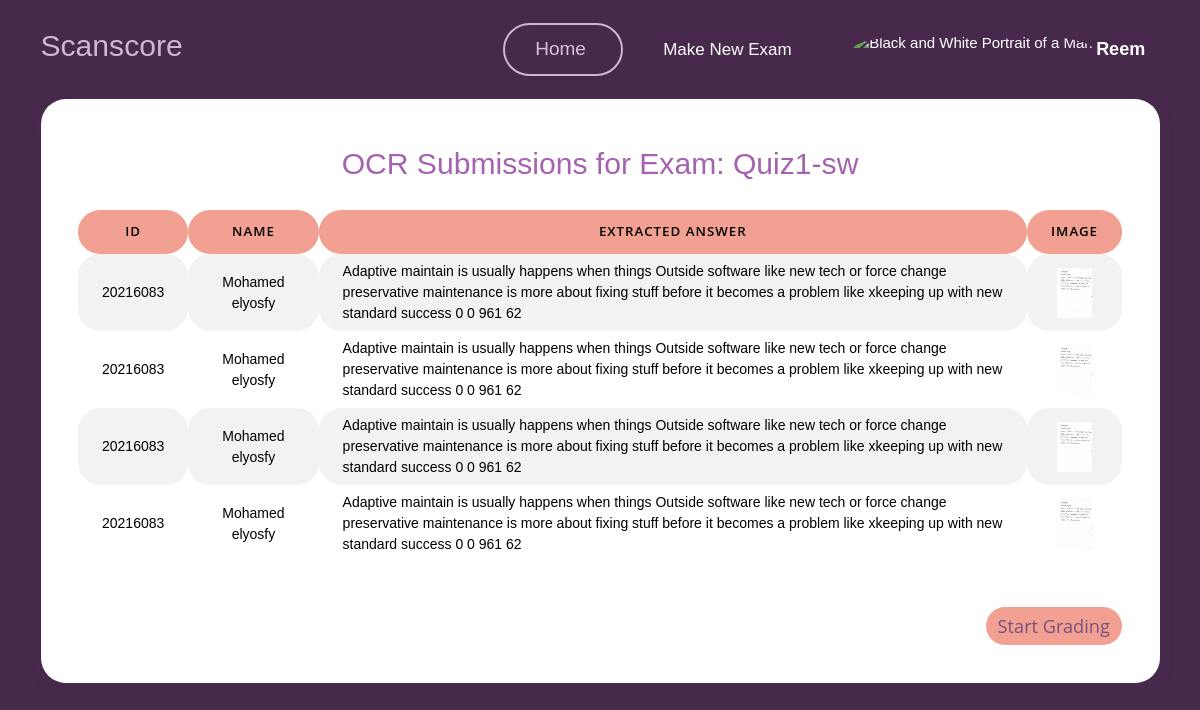
/teacher/exam/23/view_submissions_ocr/ (signed in), run on an earlier commit of the app's database.
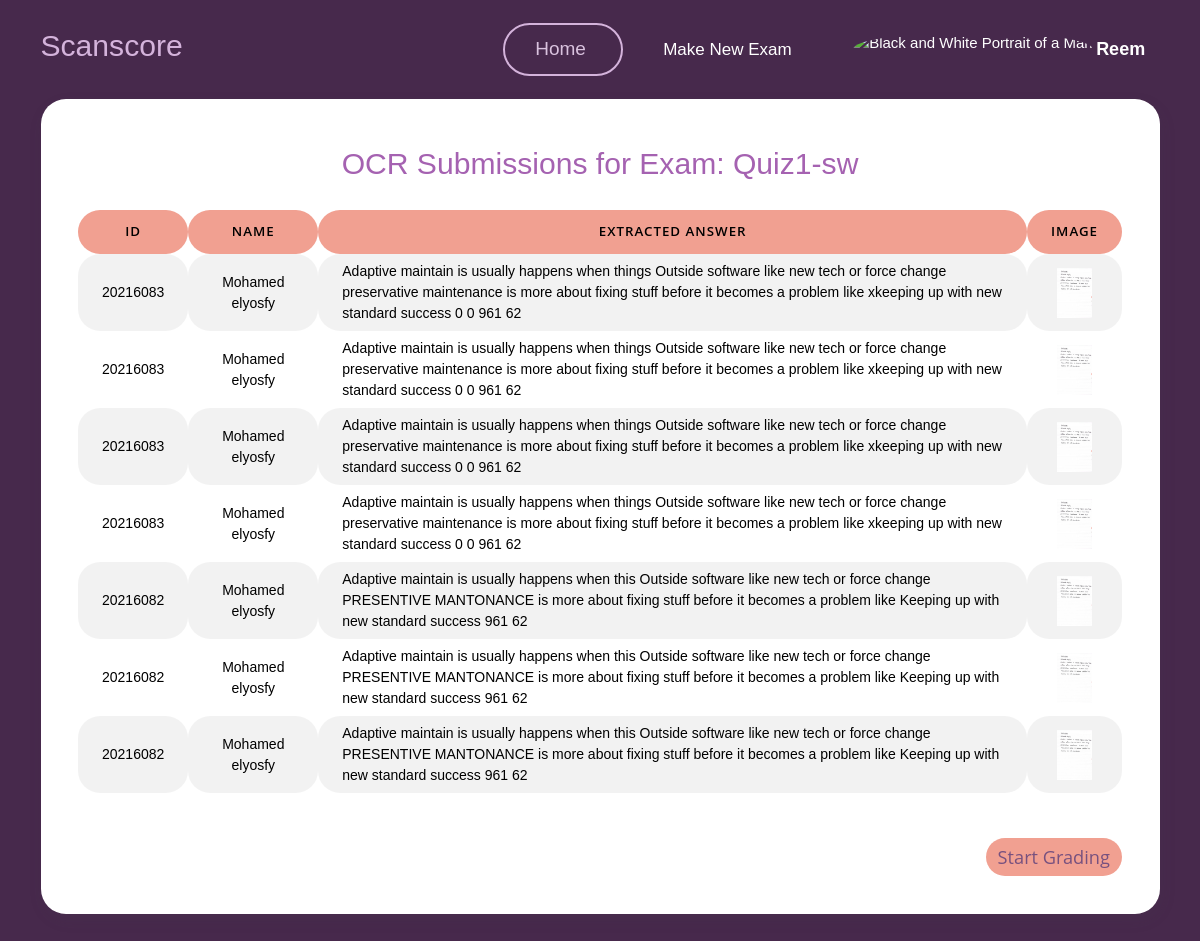
And on a later commit of the database.
### myapp/models.py (models this page shows)
class User(AbstractUser):
    userType = models.CharField(max_length=10, choices=[('teacher', 'Teacher'), ('student', 'Student')])

class Exam(models.Model):
    name = models.CharField(max_length=100)
    teacher = models.ForeignKey(User, on_delete=models.CASCADE)
    question= models.TextField(max_length=10000)
    model_answer = models.TextField(max_length=10000)
    keywordsList = models.TextField(max_length=10000,null=True,blank=True)
    is_active = models.BooleanField(default=False)
    time_created = models.DateTimeField(auto_now_add=True)
    time_updated = models.DateTimeField(auto_now=True)
    ocr_graded = models.BooleanField(default=False)

class ExamSubmissionOCR(models.Model):
    exam = models.ForeignKey(Exam, on_delete=models.CASCADE, related_name='ocr_submissions')
    teacher = models.ForeignKey(User, on_delete=models.CASCADE, related_name='ocr_submissions')
    student_id = models.CharField(max_length=20)
    student_name= models.CharField(max_length=100,default='Anonymous')
    image = models.ImageField(upload_to='ocr_images/')
    extracted_text = models.TextField(blank=True, null=True)
    score = models.DecimalField(max_digits=8, decimal_places=3,default=0.000)
    is_graded = models.BooleanField(default=False)
    time_created = models.DateTimeField(auto_now_add=True)

### myapp/views.py (the view)
# urls.py: path('teacher/exam/<int:exam_id>/view_submissions_ocr/', views.view_submissions_ocr, name='view_submissions_ocr'),
@login_required
def view_submissions_ocr(request, exam_id):
    exam = get_object_or_404(Exam, pk=exam_id)
    submissions = ExamSubmissionOCR.objects.filter(exam=exam)
    return render(request, 'myapp/teacher/view_submissions_ocr.html', {
        'exam': exam,
        'submissions': submissions
    })

### templates/myapp/teacher/view_submissions_ocr.html (shortened to what this page needs)
{% load static %}
<!DOCTYPE html>
<html lang="en">
<head>
    <link href="{% static 'vendor/datatables/dataTables.bootstrap4.min.css' %}" rel="stylesheet">
    <link href="{% static 'vendor/aos/aos.css' %}" rel="stylesheet">
    <link href="{% static 'vendor/bootstrap/css/bootstrap.min.css' %}" rel="stylesheet">
    <link href="{% static 'vendor/bootstrap-icons/bootstrap-icons.css' %}" rel="stylesheet">
    <link href="{% static 'vendor/boxicons/css/boxicons.min.css' %}" rel="stylesheet">
    <link href="{% static 'vendor/glightbox/css/glightbox.min.css' %}" rel="stylesheet">
    <link href="{% static 'vendor/remixicon/remixicon.css' %}" rel="stylesheet">
    <link href="{% static 'vendor/swiper/swiper-bundle.min.css' %}" rel="stylesheet">
    <link href="{% static 'css/style1.css' %}" rel="stylesheet">
    <link href="{% static 'css/main.css' %}" rel="stylesheet">
    <link rel="stylesheet" href="{% static 'assets/css/bootstrap.min.css' %}" />
    <link rel="stylesheet" href="{% static 'assets/css/plugins.min.css' %}" />
    <link rel="stylesheet" href="{% static 'assets/css/kaiadmin.min.css' %}" />
    <link href="{% static 'css/main.css' %}" rel="stylesheet">
</head>
<body style="background: #47294c;">
    <header id="header">
        <div class="container align-items-center justify-content-between">
            <h1 class="me-auto"><a href="{% url 'teacher_dashboard' %}" style="color: #d4b3db;">Scanscore</a></h1>
            <nav id="navbar" class="navbar order-last order-lg-0">
                <ul>
                    <li><a class="nav-link scrollto active Ac" href="{% url 'teacher_dashboard' %}" id="home">Home</a></li>
                    <li><a class="nav-link scrollto" href="{% url 'create_exam' %}" id="makenew">Make New Exam</a></li>
                    <li class="dropdown">
                        <a href="#">
                            <img src="{% static 'img/unknown_user.jpg' %}"
                                class="rounded-circle" height="35" alt="Black and White Portrait of a Man"
                                loading="lazy" />
                            <strong class="d-none d-sm-block ms-1" id="username">{{ user.first_name }}</strong><i
                                class="bi bi-chevron-down"></i>
                        </a>
                    </li>
                </ul>
            </nav>
        </div>
    </header>
        <div class="container">
            <div class="justify-content-center" data-aos="fade-up" data-aos-delay="200">
                <div class="card text-black">
                    <h1 style="text-align: center;margin-top: 2%;color:#a562b1;">OCR Submissions for Exam: {{ exam.name }}</h1>
                    <div class="card-body">
                        <div class="table-responsive">
                            <table id="basic-datatables" class="display table table-striped table-hover" style="border-radius: 22px !important; text-align: center;">
                                <thead>
                                    <tr>
                                        <th style="background-color: #f1a091 !important;border-radius: 22px !important;">ID</th>
                                        <th style="background-color: #f1a091 !important;border-radius: 22px !important;">Name</th>
                                        <th style="background-color: #f1a091 !important;border-radius: 22px !important;">Extracted Answer</th>
                                        <th style="background-color: #f1a091 !important;border-radius: 22px !important;">Image</th>
                                    </tr>
                                </thead>
                                <tbody>
                                    {% for submission in submissions %}
                                    <tr>
                                        <td class="Border">{{ submission.student_id }}</td>
                                        <td class="Border">{{ submission.student_name }}</td>
                                        <td class="Border" style="text-align: left;">{{ submission.extracted_text }}</td>
                                        <td class="Border">
                                            <img src="{{ submission.image.url }}" alt="Student Submission"
                                                style="cursor: pointer; max-width: 200px; max-height: 50px;"
                                                onclick="showModal('{{ submission.image.url }}')">
                                        </td class="Border">
                                    </tr>
                                    {% endfor %}
                                </tbody>
                            </table>
                        </div>
                        <div style="margin-top: 3%; text-align: right;">
                            {% if submissions %}
                            <form action="{% url 'view_grades_ocr' exam.id %}" method="post">
                                <button type="submit" class="btn btn-success">Start Grading</button>
                            </form>
                            {% endif %}
                        </div>
                    </div>
                </div>
            </div>
        </div>
</body>
</html>

### Scanscore/static/css/style1.css (style rules this page uses)
body { font-family: "Open Sans", sans-serif; color: #444444; }
a { color: #d9c2de; text-decoration: none; }
h1, h2, h3, h4, h5, h6 { font-family: "Jost", sans-serif; }
#header { transition: all 0.5s; z-index: 997; padding: 15px 0; }
.navbar { padding: 0; }
.navbar ul { margin: 0; padding: 0; display: flex; list-style: none; align-items: center; }
.navbar li { position: relative; }
.navbar a, .navbar a:focus { display: flex; align-items: center; justify-content: space-between; padding: 10px 0 10px 30px; font-size: 15px; font-weight: 500; color: #fff; white-space: nowrap; transition: 0.3s; }
.navbar a i, .navbar a:focus i { font-size: 12px; line-height: 0; margin-left: 5px; }
.navbar a:hover, .navbar .active, .navbar .active:focus, .navbar li:hover>a { color: #47b2e4; }

### Scanscore/static/css/main.css (style rules this page uses)
#home { color: #d9c2de; width: 120px; border-radius: 50px; font-size: 19px; }
#makenew { font-size: 17px; width: 190px; margin-left: 10px; }
#header { background-color: transparent; }
#header .container { display: flex; justify-content: center; align-items: center; height: 100%; }
#username { font-size: 18px; }
:root { --default-font: "Open Sans", system-ui, -apple-system, "Segoe UI", Roboto, "Helvetica Neue", Arial, "Noto Sans", "Liberation Sans", sans-serif, "Apple Color Emoji", "Segoe UI Emoji", "Segoe UI Symbol", "Noto Color Emoji"; --heading-font: "Jost", sans-serif; --nav-font: "Poppins", sans-serif; }
:root { --background-color: #ffffff; --background-color-rgb: 255, 255, 255; --default-color: #444444; --default-color-rgb: 68, 68, 68; --heading-color: #47294c; --heading-color-rgb: 55, 81, 126; --accent-color: #9e69a9; --accent-color-rgb: 71, 178, 228; --contrast-color: #ffffff; --contrast-color-rgb: 255, 255, 255; }
:root { --nav-color: #ffffff; --nav-hover-color: #47294c; --nav-dropdown-color: #444444; --nav-dropdown-hover-color: #47294c; --nav-dropdown-background-color: #ffffff; }
:root { scroll-behavior: smooth; }
body { color: var(--default-color); background-color: var(--background-color); font-family: var(--default-font); }
a { color: #9e69a9; text-decoration: none; transition: 0.3s; }
h1, h2, h3, h4, h5, h6 { color: var(--heading-color); font-family: var(--heading-font); }

### templates/myapp/teacher/view_submissions_ocr.html (style rules this page uses)
#header { background-color: transparent; }
#header .container { display: flex; justify-content: center; align-items: center; height: 100%; }
.card { padding: 20px; border-radius: 25px; }
.btn { display: inline-block; padding: 6px 12px; margin-bottom: 0; font-size: 14px; font-weight: 400; line-height: 1.42857143; text-align: center; white-space: nowrap; vertical-align: middle; cursor: pointer; border: none; border-radius: 22px; }
.btn-success { color: #77517f; background-color: #f1a091 !important; border-color: #f1a091; font-size: 130%; padding-top: 6px; padding-bottom: 6px; }
.Border { border-radius: 22px !important; }
.table>tbody>tr>td { padding-top: 7px !important; padding-bottom: 7px !important; }
.Ac { border: 2px solid #d4b3db !important; }

What changed in the data, as far as the page shows it:
added ExamSubmissionOCR: student_id "20216082", student_name "Mohamed elyosfy", extracted_text "Adaptive maintain is usually happens when this Outside software like new tech or force change PRESENTIVE MANTONANCE is more about fixing stuff before it becomes a problem like Keeping up with new standard success 961 62", image (picture)
added ExamSubmissionOCR: student_id "20216082", student_name "Mohamed elyosfy", extracted_text "Adaptive maintain is usually happens when this Outside software like new tech or force change PRESENTIVE MANTONANCE is more about fixing stuff before it becomes a problem like Keeping up with new standard success 961 62", image (picture)
added ExamSubmissionOCR: student_id "20216082", student_name "Mohamed elyosfy", extracted_text "Adaptive maintain is usually happens when this Outside software like new tech or force change PRESENTIVE MANTONANCE is more about fixing stuff before it becomes a problem like Keeping up with new standard success 961 62", image (picture)
